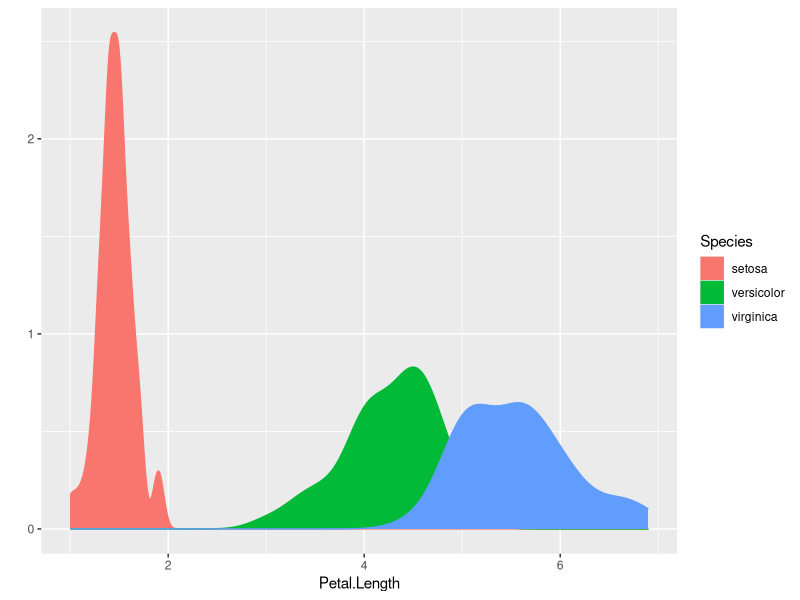
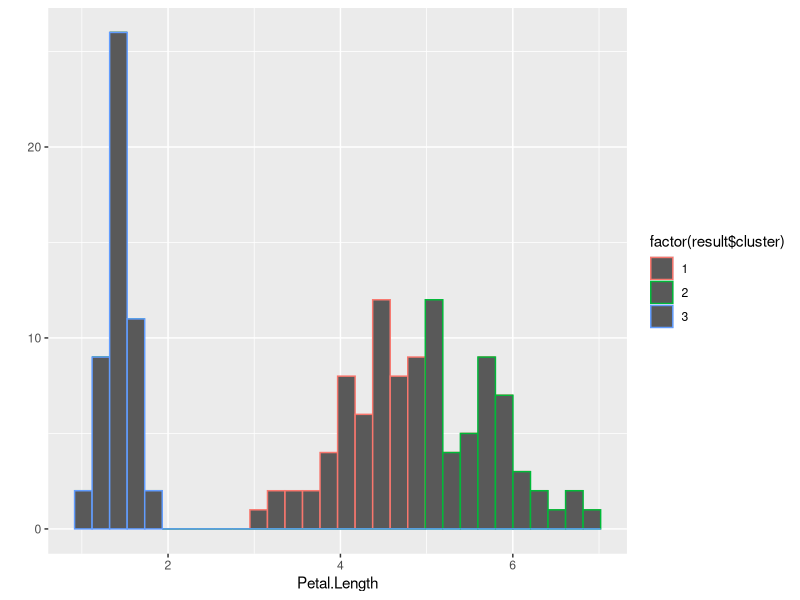
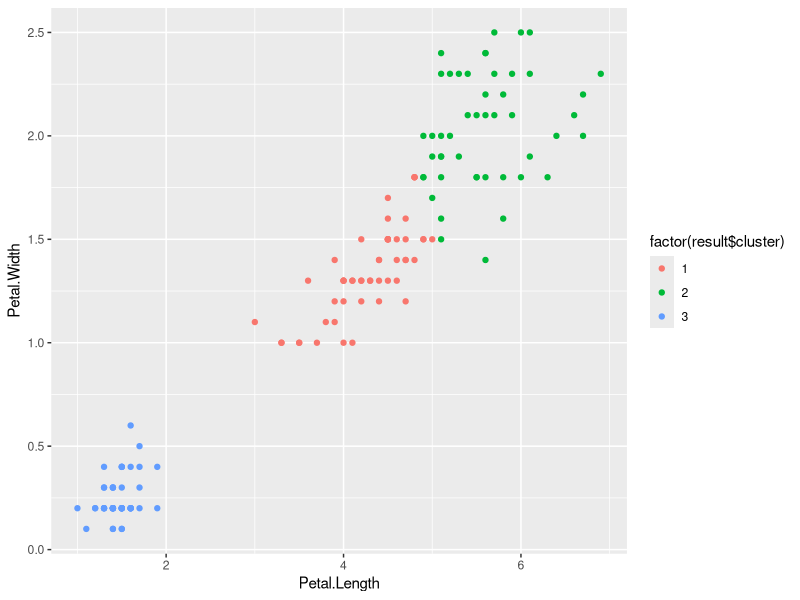

The R script that drew these images, in order:
# CLUSTERING IRIS.R
#
#
# Version:
#
# Date:
# Author:
#
#TOC> ==========================================================================
#TOC>
#TOC>   Section  Title                                            Line
#TOC> --------------------------------------------------------------------------
#TOC>   1        Packages
#TOC>   2        Dataset exploration
#TOC>   3        Clustering
#TOC>   4        Multidimensional clustering
#TOC> ==========================================================================

# ====    1  Packages  =========================================================

if (!require(ggplot2, quietly = TRUE)) {
    install.packages("ggplot2")
    library(ggplot2)
}

# ====    2 Dataset exploration  ===============================================

my_data <- iris

# Let's explore the dataset
str(my_data)

summary(my_data$Petal.Length)

# Let's explore the distribution of petal length across the different species

qplot(
    Petal.Length,
    data = my_data,
    geom = 'density',
    color = Species,
    fill = Species
)

# ====    3 Clustering  ========================================================

# Can we exctract the different species into clusters using petal length?

my_data2 <- my_data[, "Petal.Length"]
num_clusters <- 3

set.seed(1234)
result <- kmeans(my_data2, num_clusters, nstart = 20)


# Let's see how the original species have been assigned into clusters

table(result$cluster, my_data$Species)


# Let's plot sepal lenght per cluster

qplot(Petal.Length,
      data = my_data,
      color = factor(result$cluster))

# ====    4 Multidimensional clustering  =======================================

# Can we exctract the different species into clusters using 2 attributes?

my_data3 <- my_data[, c("Petal.Width", "Petal.Length")]

num_clusters <- 3
set.seed(1234)
result <- kmeans(my_data3, num_clusters, nstart = 20)

table(result$cluster, my_data$Species)

# Let's plot sepal lenght and petal width per cluster

qplot(Petal.Length,
      Petal.Width,
      data = my_data,
      color = factor(result$cluster))
